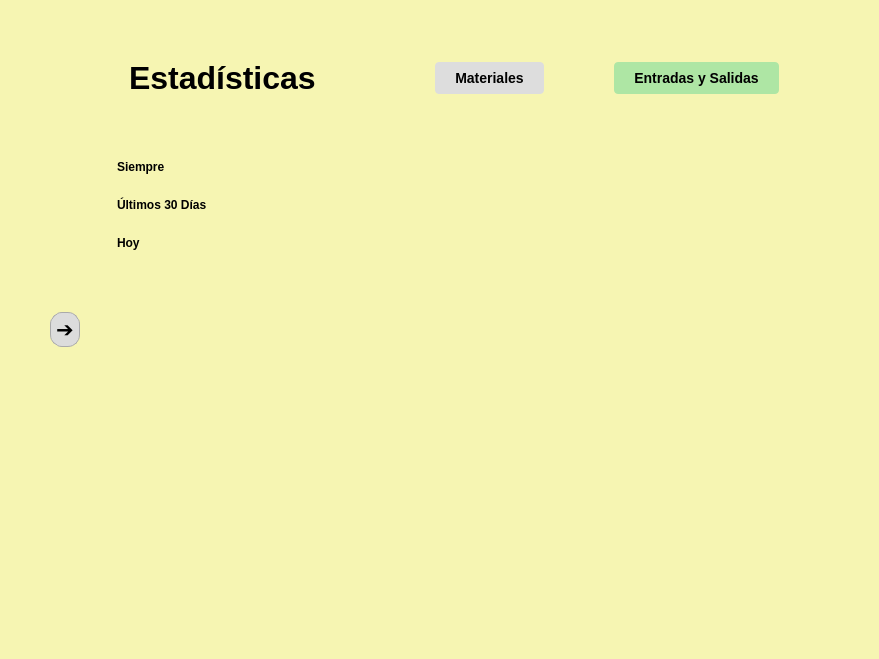
<?xml version="1.0" encoding="UTF-8"?>
<ui version="4.0">
 <class>Form</class>
 <widget class="QWidget" name="Form">
  <property name="geometry">
   <rect>
    <x>0</x>
    <y>0</y>
    <width>879</width>
    <height>659</height>
   </rect>
  </property>
  <property name="windowTitle">
   <string>Form</string>
  </property>
  <property name="styleSheet">
   <string notr="true">#labelHoy{
color:&quot;#528283&quot;;
}
QWidget {
    background-color: #f6f5b2;
	font-family: Arial, Helvetica, sans-serif;
    color: #000000;
}

QLabel#labelTitulo {
    font-weight: bold;
    color: #000000;
    padding: 10px;
}

QLabel {
    font-weight: bold;
    color: #000;
    padding: 4px;
}

QTextEdit{
    background-color: #eeeeee;
    border: 1px solid #aaa;
    border-radius: 4px;
    padding: 6px;
    font-size: 14px;
}

QLineEdit:focus {
    border: 1px solid #5a8dee;
    background-color: #ffffff;
}

QPushButton#entradasysalidasBtn{
    background-color: #aee6a4;
    border: none;
    border-radius: 4px;
    padding: 8px 20px;
    font-size: 14px;
    font-weight: bold;
    color: #000000;
}

QPushButton#materialesBtn {
    background-color: #ddd;
    border: none;
    border-radius: 4px;
    padding: 8px 20px;
    font-size: 14px;
    font-weight: bold;
    color: #000000;
}
QPushButton#entradasysalidasBtn:hover {
    background-color: #94d98a;
}

QPushButton#btnRegistrarSal {
    background-color: #EEB0B0;
    border: none;
    border-radius: 4px;
    padding: 8px 20px;
    font-size: 14px;
    font-weight: bold;
    color: #000000;
}
QPushButton#btnRegistrarSal:hover {
    background-color: #ee9794;
}

QPushButton#btnEliminar {
    background-color: #BAABAB;
    border: none;
    border-radius: 4px;
    padding: 8px 20px;
    font-size: 14px;
    font-weight: bold;
    color: #000000;
}
QPushButton#btnEliminar:hover {
    background-color: #ba9c9a;
}


QPushButton#btnLateral {
    background-color: #dcdcdc;
    border: 1px solid #aaa;
    border-radius: 12px;
    padding: 4px;
}
QPushButton#btnLateral:hover {
    background-color: #c6c6c6;
}
</string>
  </property>
  <layout class="QVBoxLayout" name="verticalLayout_5">
   <property name="leftMargin">
    <number>50</number>
   </property>
   <property name="topMargin">
    <number>50</number>
   </property>
   <property name="rightMargin">
    <number>50</number>
   </property>
   <property name="bottomMargin">
    <number>50</number>
   </property>
   <item>
    <layout class="QHBoxLayout" name="horizontalLayout">
     <property name="spacing">
      <number>30</number>
     </property>
     <item>
      <widget class="QPushButton" name="btnLateral">
       <property name="minimumSize">
        <size>
         <width>30</width>
         <height>30</height>
        </size>
       </property>
       <property name="font">
        <font>
         <family>Arial</family>
         <pointsize>16</pointsize>
        </font>
       </property>
       <property name="text">
        <string>➔</string>
       </property>
      </widget>
     </item>
     <item>
      <layout class="QVBoxLayout" name="verticalLayout">
       <property name="spacing">
        <number>0</number>
       </property>
       <property name="sizeConstraint">
        <enum>QLayout::SetDefaultConstraint</enum>
       </property>
       <property name="bottomMargin">
        <number>6</number>
       </property>
       <item>
        <layout class="QHBoxLayout" name="horizontalLayout_2" stretch="3,2,4,1">
         <property name="bottomMargin">
          <number>50</number>
         </property>
         <item>
          <widget class="QLabel" name="labelTitulo">
           <property name="maximumSize">
            <size>
             <width>16777215</width>
             <height>100</height>
            </size>
           </property>
           <property name="font">
            <font>
             <family>Arial</family>
             <pointsize>24</pointsize>
             <weight>75</weight>
             <bold>true</bold>
            </font>
           </property>
           <property name="text">
            <string>Estadísticas</string>
           </property>
          </widget>
         </item>
         <item>
          <spacer name="horizontalSpacer">
           <property name="orientation">
            <enum>Qt::Horizontal</enum>
           </property>
           <property name="sizeHint" stdset="0">
            <size>
             <width>40</width>
             <height>20</height>
            </size>
           </property>
          </spacer>
         </item>
         <item>
          <layout class="QHBoxLayout" name="horizontalLayout_3" stretch="4,2,4">
           <property name="spacing">
            <number>70</number>
           </property>
           <property name="rightMargin">
            <number>0</number>
           </property>
           <item>
            <widget class="QPushButton" name="materialesBtn">
             <property name="text">
              <string>Materiales</string>
             </property>
            </widget>
           </item>
           <item>
            <spacer name="horizontalSpacer_3">
             <property name="orientation">
              <enum>Qt::Horizontal</enum>
             </property>
             <property name="sizeHint" stdset="0">
              <size>
               <width>40</width>
               <height>20</height>
              </size>
             </property>
            </spacer>
           </item>
           <item>
            <widget class="QPushButton" name="entradasysalidasBtn">
             <property name="cursor">
              <cursorShape>PointingHandCursor</cursorShape>
             </property>
             <property name="text">
              <string>Entradas y Salidas</string>
             </property>
            </widget>
           </item>
          </layout>
         </item>
         <item>
          <spacer name="horizontalSpacer_4">
           <property name="orientation">
            <enum>Qt::Horizontal</enum>
           </property>
           <property name="sizeHint" stdset="0">
            <size>
             <width>40</width>
             <height>20</height>
            </size>
           </property>
          </spacer>
         </item>
        </layout>
       </item>
       <item>
        <layout class="QVBoxLayout" name="verticalLayout_4">
         <property name="spacing">
          <number>16</number>
         </property>
         <item>
          <layout class="QHBoxLayout" name="horizontalLayout_7" stretch="0,1,5">
           <property name="bottomMargin">
            <number>0</number>
           </property>
           <item>
            <layout class="QVBoxLayout" name="verticalLayout_3">
             <property name="topMargin">
              <number>0</number>
             </property>
             <property name="rightMargin">
              <number>0</number>
             </property>
             <item>
              <layout class="QVBoxLayout" name="verticalLayout_6">
               <property name="topMargin">
                <number>0</number>
               </property>
               <property name="bottomMargin">
                <number>60</number>
               </property>
               <item>
                <widget class="QLabel" name="labelSiempre">
                 <property name="text">
                  <string>Siempre</string>
                 </property>
                </widget>
               </item>
               <item>
                <widget class="QLabel" name="label30Dias">
                 <property name="text">
                  <string>Últimos 30 Días</string>
                 </property>
                </widget>
               </item>
               <item>
                <widget class="QLabel" name="labelHoy">
                 <property name="text">
                  <string>Hoy</string>
                 </property>
                </widget>
               </item>
              </layout>
             </item>
             <item>
              <widget class="QListWidget" name="listWidget">
               <property name="font">
                <font>
                 <family>Arial</family>
                 <pointsize>14</pointsize>
                </font>
               </property>
               <property name="styleSheet">
                <string notr="true">border:none;</string>
               </property>
              </widget>
             </item>
            </layout>
           </item>
           <item>
            <spacer name="horizontalSpacer_2">
             <property name="orientation">
              <enum>Qt::Horizontal</enum>
             </property>
             <property name="sizeHint" stdset="0">
              <size>
               <width>40</width>
               <height>20</height>
              </size>
             </property>
            </spacer>
           </item>
           <item>
            <layout class="QVBoxLayout" name="verticalLayout_2" stretch="8,2">
             <property name="bottomMargin">
              <number>0</number>
             </property>
             <item>
              <widget class="QFrame" name="frame">
               <property name="styleSheet">
                <string notr="true">border:none;</string>
               </property>
               <property name="frameShape">
                <enum>QFrame::StyledPanel</enum>
               </property>
               <property name="frameShadow">
                <enum>QFrame::Raised</enum>
               </property>
              </widget>
             </item>
             <item>
              <spacer name="verticalSpacer">
               <property name="orientation">
                <enum>Qt::Vertical</enum>
               </property>
               <property name="sizeHint" stdset="0">
                <size>
                 <width>20</width>
                 <height>40</height>
                </size>
               </property>
              </spacer>
             </item>
            </layout>
           </item>
          </layout>
         </item>
        </layout>
       </item>
      </layout>
     </item>
    </layout>
   </item>
  </layout>
 </widget>
 <resources/>
 <connections/>
</ui>
